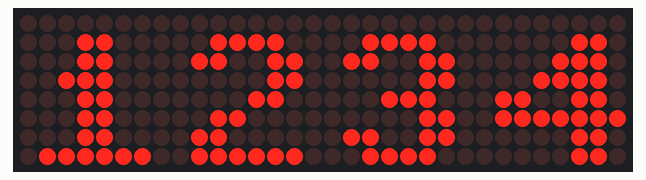
A program run on a simulated Raspberry Pi Pico running MicroPython. Parts: 32×8 LED matrix. Library files of the repository ran but are not shown: max7219.py.

Above: at 0.1 s.
At 3.1 s:
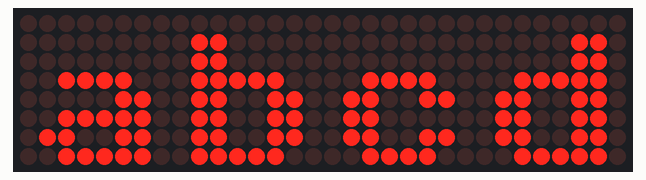
At 6.1 s:
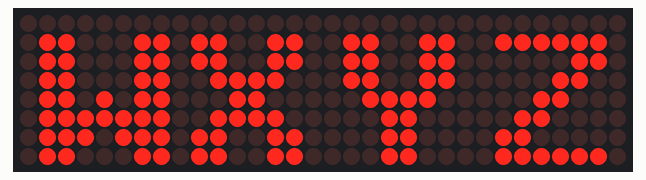
At 9.1 s:
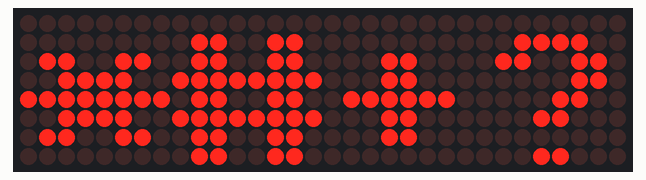

Measured:
- by itself, everything shown: repeats every 12.0 s, in 4 steps
- what the display in image 1 shows lasts 3.0 s, from 3.0 s to 6.0 s

The program:

P-max7219.py
```python
import max7219
from machine import Pin, SPI
from time import sleep

num_display = 4

cs_pin = Pin(5, Pin.OUT)

spi = SPI(0)

display = max7219.Matrix8x8(spi, cs_pin, num_display)

while True:
    display.fill(0)
    display.text('1234',0,1,1)
    display.show()
    sleep(3)

    display.fill(0)
    display.text('abcd',0,1,1)
    display.show()
    sleep(3)

    display.fill(0)
    display.text('WXYZ',0,1,1)
    display.show()
    sleep(3)

    display.fill(0)
    display.text('*#+?',0,1,1)
    display.show()
    sleep(3)
```
